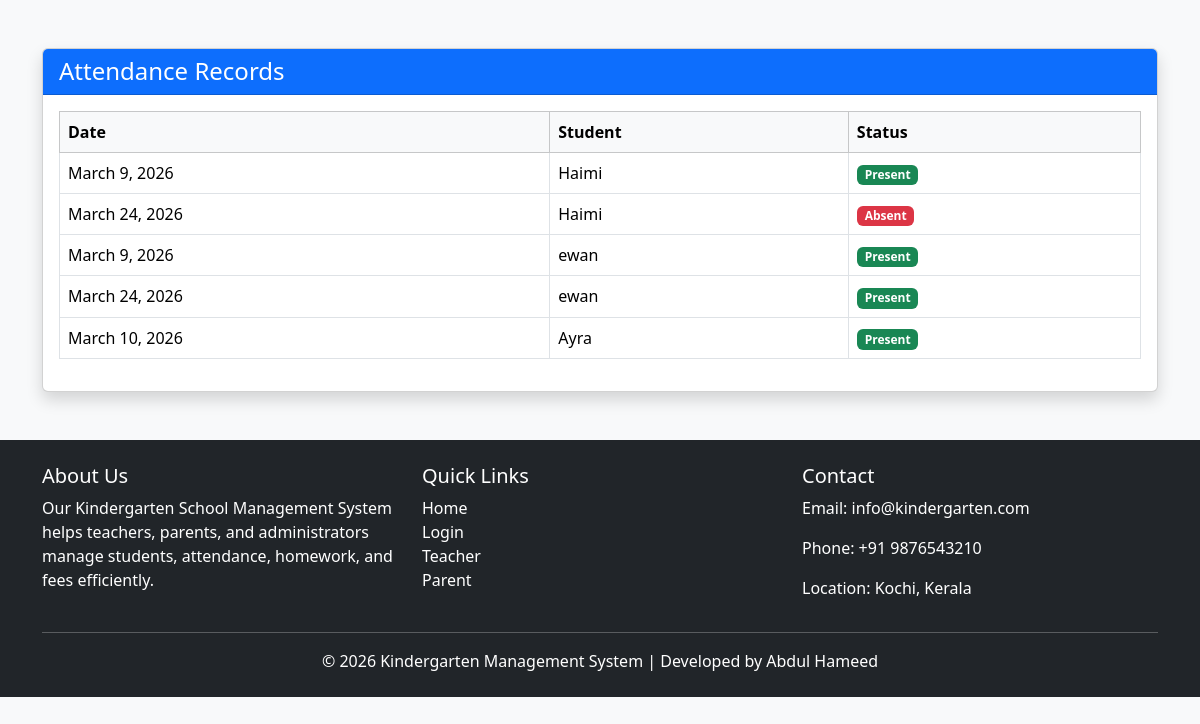
The app's page /parent/attendance/ (signed in) with its own data.
### MUN_APP/models.py (models this page shows, shortened)
class Attendance(models.Model):
    student = models.ForeignKey(Student, on_delete=models.CASCADE)
    date = models.DateField(default=timezone.now)
    status = models.CharField(
        max_length=10,
        choices=(('Present', 'Present'), ('Absent', 'Absent'))
    )
    class Meta:
        unique_together = ('student', 'date')

class Student(models.Model):
    full_name = models.CharField(max_length=200)
    dob = models.DateField()
    admission_no = models.CharField(max_length=100, unique=True)
    parent = models.ForeignKey(
        userRegistration,
        on_delete=models.CASCADE,
        limit_choices_to={'role': 'parent'}
    )
    class_section = models.ForeignKey(ClassSection, on_delete=models.SET_NULL, null=True)
    address = models.TextField(blank=True, null=True)

### MUN_APP/views.py (the view)
# urls.py: path("parent/attendance/", views.parentAttendance, name="parent_attendance"),
def parentAttendance(request):
    parent_id = request.session.get('user_id')
    students = Student.objects.filter(parent_id=parent_id)
    attendance = Attendance.objects.filter(student__in=students)
    return render(request, "parent/attendance.html", {"attendance": attendance})

### MUN_APP/templates/parent/attendance.html (shortened to what this page needs)
<!DOCTYPE html>
<html>
<head>
    <link href="https://cdn.jsdelivr.net/npm/bootstrap@5.3.2/dist/css/bootstrap.min.css" rel="stylesheet">
</head>
<body class="bg-light">
<div class="container mt-5">
    <div class="card shadow">
        <div class="card-header bg-primary text-white">
            <h4 class="mb-0">Attendance Records</h4>
        </div>
        <div class="card-body">
            <div class="table-responsive">
                <table class="table table-bordered table-hover">
                    <thead class="table-light">
                        <tr>
                            <th>Date</th>
                            <th>Student</th>
                            <th>Status</th>
                        </tr>
                    </thead>
                    <tbody>
                        {% for a in attendance %}
                        <tr>
                            <td>{{ a.date }}</td>
                            <td>{{ a.student.full_name }}</td>
                            <td>
                                {% if a.status == "Present" %}
                                <span class="badge bg-success">Present</span>
                                {% else %}
                                <span class="badge bg-danger">Absent</span>
                                {% endif %}
                            </td>
                        </tr>
                        {% endfor %}
                    </tbody>
                </table>
            </div>
        </div>
    </div>
</div>
{% include "footer.html" %}
</body>
</html>

### records on screen
Attendance: date "March 9, 2026", student.full_name "Haimi", status "Present"
Attendance: date "March 24, 2026", student.full_name "Haimi", status "Absent"
Attendance: date "March 9, 2026", student.full_name "ewan", status "Present"
Attendance: date "March 24, 2026", student.full_name "ewan", status "Present"
Attendance: date "March 10, 2026", student.full_name "Ayra", status "Present"
